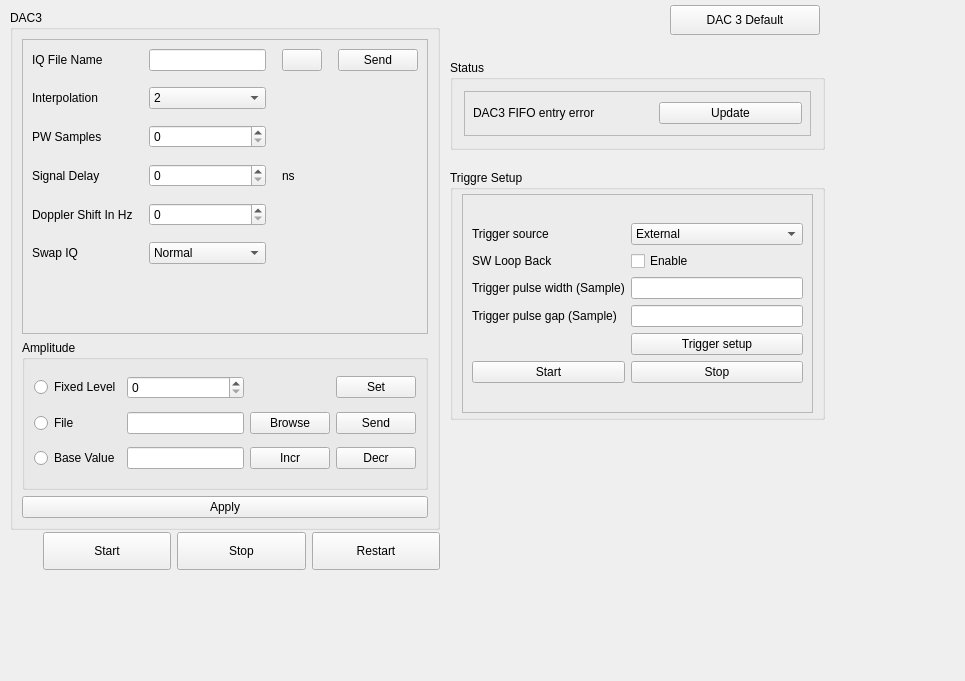
<?xml version="1.0" encoding="UTF-8"?>
<ui version="4.0">
 <class>RF</class>
 <widget class="QWidget" name="RF">
  <property name="geometry">
   <rect>
    <x>0</x>
    <y>0</y>
    <width>965</width>
    <height>681</height>
   </rect>
  </property>
  <property name="windowTitle">
   <string>Form</string>
  </property>
  <widget class="QGroupBox" name="groupBox_ddr_status_4">
   <property name="geometry">
    <rect>
     <x>1126</x>
     <y>330</y>
     <width>487</width>
     <height>228</height>
    </rect>
   </property>
   <property name="title">
    <string>Triggre Setup</string>
   </property>
   <layout class="QHBoxLayout" name="horizontalLayout_15">
    <property name="spacing">
     <number>4</number>
    </property>
    <property name="topMargin">
     <number>4</number>
    </property>
    <property name="bottomMargin">
     <number>4</number>
    </property>
    <item>
     <widget class="QFrame" name="frame_14">
      <property name="frameShape">
       <enum>QFrame::Shape::StyledPanel</enum>
      </property>
      <property name="frameShadow">
       <enum>QFrame::Shadow::Raised</enum>
      </property>
      <layout class="QVBoxLayout" name="verticalLayout_11">
       <property name="topMargin">
        <number>4</number>
       </property>
       <property name="bottomMargin">
        <number>4</number>
       </property>
       <item>
        <layout class="QGridLayout" name="gridLayout_15">
         <item row="4" column="3">
          <widget class="QPushButton" name="pushButton_31">
           <property name="text">
            <string>Trigger setup</string>
           </property>
          </widget>
         </item>
         <item row="0" column="0">
          <widget class="QLabel" name="label_trigger_source_3">
           <property name="text">
            <string>Trigger source</string>
           </property>
          </widget>
         </item>
         <item row="1" column="0">
          <widget class="QLabel" name="label_loop_back_enable_3">
           <property name="text">
            <string>SW Loop Back</string>
           </property>
          </widget>
         </item>
         <item row="1" column="3">
          <widget class="QCheckBox" name="checkBox_9">
           <property name="text">
            <string>Enable</string>
           </property>
          </widget>
         </item>
         <item row="2" column="3">
          <widget class="QLineEdit" name="lineEdit_trigger_pulse_width_3"/>
         </item>
         <item row="6" column="0">
          <widget class="QPushButton" name="pushButton_34">
           <property name="text">
            <string>Start</string>
           </property>
          </widget>
         </item>
         <item row="0" column="3">
          <widget class="QComboBox" name="comboBox_trigger_source_3">
           <item>
            <property name="text">
             <string>External</string>
            </property>
           </item>
           <item>
            <property name="text">
             <string>Internal</string>
            </property>
           </item>
          </widget>
         </item>
         <item row="6" column="3">
          <widget class="QPushButton" name="pushButton_35">
           <property name="text">
            <string>Stop</string>
           </property>
          </widget>
         </item>
         <item row="3" column="0">
          <widget class="QLabel" name="label_15">
           <property name="text">
            <string>Trigger pulse gap (Sample)</string>
           </property>
          </widget>
         </item>
         <item row="2" column="0">
          <widget class="QLabel" name="label_trigger_pulse_width_sample_3">
           <property name="text">
            <string>Trigger pulse width (Sample)</string>
           </property>
          </widget>
         </item>
         <item row="3" column="3">
          <widget class="QLineEdit" name="lineEdit_8"/>
         </item>
        </layout>
       </item>
      </layout>
     </widget>
    </item>
   </layout>
  </widget>
  <widget class="QPushButton" name="pushButton_3">
   <property name="geometry">
    <rect>
     <x>1126</x>
     <y>190</y>
     <width>178</width>
     <height>32</height>
    </rect>
   </property>
   <property name="text">
    <string>DAC 2 Default</string>
   </property>
  </widget>
  <widget class="QGroupBox" name="groupBox_ddr_status_5">
   <property name="geometry">
    <rect>
     <x>450</x>
     <y>170</y>
     <width>375</width>
     <height>250</height>
    </rect>
   </property>
   <property name="title">
    <string>Triggre Setup</string>
   </property>
   <layout class="QHBoxLayout" name="horizontalLayout_17">
    <property name="spacing">
     <number>4</number>
    </property>
    <property name="topMargin">
     <number>4</number>
    </property>
    <property name="bottomMargin">
     <number>4</number>
    </property>
    <item>
     <widget class="QFrame" name="frame_15">
      <property name="frameShape">
       <enum>QFrame::Shape::StyledPanel</enum>
      </property>
      <property name="frameShadow">
       <enum>QFrame::Shadow::Raised</enum>
      </property>
      <layout class="QVBoxLayout" name="verticalLayout_12">
       <property name="topMargin">
        <number>4</number>
       </property>
       <property name="bottomMargin">
        <number>4</number>
       </property>
       <item>
        <layout class="QGridLayout" name="gridLayout_17">
         <item row="4" column="3">
          <widget class="QPushButton" name="pushButton_32">
           <property name="text">
            <string>Trigger setup</string>
           </property>
          </widget>
         </item>
         <item row="0" column="0">
          <widget class="QLabel" name="label_trigger_source_4">
           <property name="text">
            <string>Trigger source</string>
           </property>
          </widget>
         </item>
         <item row="1" column="0">
          <widget class="QLabel" name="label_loop_back_enable_4">
           <property name="text">
            <string>SW Loop Back</string>
           </property>
          </widget>
         </item>
         <item row="1" column="3">
          <widget class="QCheckBox" name="checkBox_10">
           <property name="text">
            <string>Enable</string>
           </property>
          </widget>
         </item>
         <item row="2" column="3">
          <widget class="QLineEdit" name="lineEdit_trigger_pulse_width_4"/>
         </item>
         <item row="6" column="0">
          <widget class="QPushButton" name="pushButton_37">
           <property name="text">
            <string>Start</string>
           </property>
          </widget>
         </item>
         <item row="0" column="3">
          <widget class="QComboBox" name="comboBox_trigger_source_4">
           <item>
            <property name="text">
             <string>External</string>
            </property>
           </item>
           <item>
            <property name="text">
             <string>Internal</string>
            </property>
           </item>
          </widget>
         </item>
         <item row="6" column="3">
          <widget class="QPushButton" name="pushButton_38">
           <property name="text">
            <string>Stop</string>
           </property>
          </widget>
         </item>
         <item row="3" column="0">
          <widget class="QLabel" name="label_16">
           <property name="text">
            <string>Trigger pulse gap (Sample)</string>
           </property>
          </widget>
         </item>
         <item row="2" column="0">
          <widget class="QLabel" name="label_trigger_pulse_width_sample_4">
           <property name="text">
            <string>Trigger pulse width (Sample)</string>
           </property>
          </widget>
         </item>
         <item row="3" column="3">
          <widget class="QLineEdit" name="lineEdit_9"/>
         </item>
        </layout>
       </item>
      </layout>
     </widget>
    </item>
   </layout>
  </widget>
  <widget class="QGroupBox" name="groupBox_ddr_status_6">
   <property name="geometry">
    <rect>
     <x>450</x>
     <y>60</y>
     <width>375</width>
     <height>90</height>
    </rect>
   </property>
   <property name="title">
    <string>Status</string>
   </property>
   <layout class="QVBoxLayout" name="verticalLayout_13">
    <property name="leftMargin">
     <number>11</number>
    </property>
    <property name="topMargin">
     <number>11</number>
    </property>
    <property name="rightMargin">
     <number>11</number>
    </property>
    <property name="bottomMargin">
     <number>11</number>
    </property>
    <item>
     <widget class="QFrame" name="frame_2">
      <property name="frameShape">
       <enum>QFrame::Shape::StyledPanel</enum>
      </property>
      <property name="frameShadow">
       <enum>QFrame::Shadow::Raised</enum>
      </property>
      <layout class="QVBoxLayout" name="verticalLayout_14">
       <property name="leftMargin">
        <number>8</number>
       </property>
       <property name="topMargin">
        <number>5</number>
       </property>
       <property name="rightMargin">
        <number>8</number>
       </property>
       <property name="bottomMargin">
        <number>5</number>
       </property>
       <item>
        <layout class="QGridLayout" name="gridLayout_16">
         <item row="0" column="1">
          <widget class="QLabel" name="label_dac_fifo_entery_error_led_2">
           <property name="sizePolicy">
            <sizepolicy hsizetype="Fixed" vsizetype="Fixed">
             <horstretch>0</horstretch>
             <verstretch>0</verstretch>
            </sizepolicy>
           </property>
           <property name="maximumSize">
            <size>
             <width>30</width>
             <height>30</height>
            </size>
           </property>
           <property name="text">
            <string/>
           </property>
           <property name="pixmap">
            <pixmap resource="TargetEchoGen.qrc">:/images/led-circle-grey.png</pixmap>
           </property>
           <property name="scaledContents">
            <bool>true</bool>
           </property>
          </widget>
         </item>
         <item row="0" column="2">
          <widget class="QPushButton" name="pushButton_36">
           <property name="text">
            <string>Update</string>
           </property>
          </widget>
         </item>
         <item row="0" column="0">
          <widget class="QLabel" name="label_dac_fifo_entery_error_2">
           <property name="text">
            <string>DAC3 FIFO entry error</string>
           </property>
          </widget>
         </item>
        </layout>
       </item>
      </layout>
     </widget>
    </item>
   </layout>
  </widget>
  <widget class="QPushButton" name="pushButton">
   <property name="geometry">
    <rect>
     <x>670</x>
     <y>5</y>
     <width>150</width>
     <height>30</height>
    </rect>
   </property>
   <property name="text">
    <string>DAC 3 Default</string>
   </property>
  </widget>
  <widget class="QGroupBox" name="groupBox_dac_setup_if_mode_2">
   <property name="geometry">
    <rect>
     <x>10</x>
     <y>10</y>
     <width>430</width>
     <height>520</height>
    </rect>
   </property>
   <property name="title">
    <string>DAC3</string>
   </property>
   <layout class="QVBoxLayout" name="verticalLayout_6">
    <item>
     <widget class="QFrame" name="frame_7">
      <property name="minimumSize">
       <size>
        <width>0</width>
        <height>259</height>
       </size>
      </property>
      <property name="frameShape">
       <enum>QFrame::Shape::StyledPanel</enum>
      </property>
      <property name="frameShadow">
       <enum>QFrame::Shadow::Raised</enum>
      </property>
      <layout class="QHBoxLayout" name="horizontalLayout_16">
       <property name="spacing">
        <number>16</number>
       </property>
       <item>
        <layout class="QVBoxLayout" name="verticalLayout_2">
         <item>
          <layout class="QGridLayout" name="gridLayout_4">
           <item row="8" column="3">
            <widget class="QLabel" name="label_29">
             <property name="text">
              <string/>
             </property>
            </widget>
           </item>
           <item row="6" column="0">
            <widget class="QLabel" name="label_signal_delay_ch1_2">
             <property name="text">
              <string>Doppler Shift In Hz</string>
             </property>
            </widget>
           </item>
           <item row="3" column="1">
            <widget class="QComboBox" name="comboBox_4">
             <item>
              <property name="text">
               <string>2</string>
              </property>
             </item>
             <item>
              <property name="text">
               <string>4</string>
              </property>
             </item>
             <item>
              <property name="text">
               <string>8</string>
              </property>
             </item>
            </widget>
           </item>
           <item row="0" column="0">
            <widget class="QLabel" name="label_iq_data_channel1_2">
             <property name="text">
              <string>IQ File Name</string>
             </property>
            </widget>
           </item>
           <item row="3" column="0">
            <widget class="QLabel" name="label_interpolation_2">
             <property name="text">
              <string>Interpolation</string>
             </property>
            </widget>
           </item>
           <item row="0" column="1">
            <widget class="QLineEdit" name="lineEdit_7"/>
           </item>
           <item row="6" column="1">
            <widget class="QSpinBox" name="spinBox_7"/>
           </item>
           <item row="4" column="0">
            <widget class="QLabel" name="label_pulse_with_sample_ch1_2">
             <property name="text">
              <string>PW Samples</string>
             </property>
            </widget>
           </item>
           <item row="5" column="1">
            <widget class="QSpinBox" name="spinBox_10"/>
           </item>
           <item row="7" column="0">
            <widget class="QLabel" name="label_iq_data_channel2_2">
             <property name="text">
              <string>Swap IQ</string>
             </property>
            </widget>
           </item>
           <item row="5" column="0">
            <widget class="QLabel" name="label_pulse_with_sample_ch_2">
             <property name="text">
              <string>Signal Delay </string>
             </property>
            </widget>
           </item>
           <item row="5" column="2">
            <widget class="QLabel" name="label_17">
             <property name="text">
              <string>ns</string>
             </property>
            </widget>
           </item>
           <item row="0" column="2">
            <widget class="QPushButton" name="pushButton_12">
             <property name="text">
              <string/>
             </property>
             <property name="icon">
              <iconset resource="TargetEchoGen.qrc">
               <normaloff>:/images/file-browser-icon-23.jpg</normaloff>:/images/file-browser-icon-23.jpg</iconset>
             </property>
            </widget>
           </item>
           <item row="0" column="3">
            <widget class="QPushButton" name="pushButton_6">
             <property name="text">
              <string>Send</string>
             </property>
            </widget>
           </item>
           <item row="8" column="0">
            <widget class="QLabel" name="label">
             <property name="text">
              <string/>
             </property>
            </widget>
           </item>
           <item row="8" column="1">
            <widget class="QLabel" name="label_18">
             <property name="text">
              <string/>
             </property>
            </widget>
           </item>
           <item row="7" column="1">
            <widget class="QComboBox" name="comboBox_6">
             <item>
              <property name="text">
               <string>Normal</string>
              </property>
             </item>
             <item>
              <property name="text">
               <string>Swap</string>
              </property>
             </item>
            </widget>
           </item>
           <item row="4" column="1">
            <widget class="QSpinBox" name="spinBox_8"/>
           </item>
           <item row="9" column="0">
            <widget class="QLabel" name="label_30">
             <property name="text">
              <string/>
             </property>
            </widget>
           </item>
           <item row="9" column="1">
            <widget class="QLabel" name="label_31">
             <property name="text">
              <string/>
             </property>
            </widget>
           </item>
           <item row="9" column="3">
            <widget class="QLabel" name="label_32">
             <property name="text">
              <string/>
             </property>
            </widget>
           </item>
          </layout>
         </item>
        </layout>
       </item>
      </layout>
     </widget>
    </item>
    <item>
     <widget class="QGroupBox" name="groupBox_6">
      <property name="title">
       <string>Amplitude</string>
      </property>
      <layout class="QHBoxLayout" name="horizontalLayout_22">
       <item>
        <layout class="QGridLayout" name="gridLayout_18">
         <item row="1" column="3">
          <widget class="QPushButton" name="pushButton_13">
           <property name="text">
            <string>Send</string>
           </property>
          </widget>
         </item>
         <item row="0" column="1">
          <widget class="QSpinBox" name="spinBox_2"/>
         </item>
         <item row="2" column="3">
          <widget class="QPushButton" name="pushButton_27">
           <property name="text">
            <string>Decr</string>
           </property>
          </widget>
         </item>
         <item row="2" column="0">
          <widget class="QRadioButton" name="radioButton_4">
           <property name="text">
            <string>Base Value</string>
           </property>
          </widget>
         </item>
         <item row="1" column="0">
          <widget class="QRadioButton" name="radioButton_5">
           <property name="text">
            <string>File</string>
           </property>
          </widget>
         </item>
         <item row="2" column="1">
          <widget class="QLineEdit" name="lineEdit_11"/>
         </item>
         <item row="2" column="2">
          <widget class="QPushButton" name="pushButton_39">
           <property name="text">
            <string>Incr</string>
           </property>
          </widget>
         </item>
         <item row="1" column="1">
          <widget class="QLineEdit" name="lineEdit_12"/>
         </item>
         <item row="0" column="0">
          <widget class="QRadioButton" name="radioButton_6">
           <property name="text">
            <string>Fixed Level</string>
           </property>
          </widget>
         </item>
         <item row="0" column="3">
          <widget class="QPushButton" name="pushButton_44">
           <property name="text">
            <string>Set</string>
           </property>
          </widget>
         </item>
         <item row="1" column="2">
          <widget class="QPushButton" name="pushButton_45">
           <property name="text">
            <string>Browse</string>
           </property>
          </widget>
         </item>
        </layout>
       </item>
      </layout>
     </widget>
    </item>
    <item>
     <widget class="QPushButton" name="pushButton_46">
      <property name="text">
       <string>Apply</string>
      </property>
     </widget>
    </item>
   </layout>
  </widget>
  <widget class="QWidget" name="layoutWidget">
   <property name="geometry">
    <rect>
     <x>43</x>
     <y>532</y>
     <width>397</width>
     <height>38</height>
    </rect>
   </property>
   <layout class="QHBoxLayout" name="horizontalLayout_8">
    <item>
     <widget class="QPushButton" name="pushButton_40">
      <property name="sizePolicy">
       <sizepolicy hsizetype="Preferred" vsizetype="Preferred">
        <horstretch>0</horstretch>
        <verstretch>0</verstretch>
       </sizepolicy>
      </property>
      <property name="text">
       <string>Start</string>
      </property>
     </widget>
    </item>
    <item>
     <widget class="QPushButton" name="pushButton_41">
      <property name="sizePolicy">
       <sizepolicy hsizetype="Preferred" vsizetype="Preferred">
        <horstretch>0</horstretch>
        <verstretch>0</verstretch>
       </sizepolicy>
      </property>
      <property name="text">
       <string>Stop</string>
      </property>
     </widget>
    </item>
    <item>
     <widget class="QPushButton" name="pushButton_42">
      <property name="sizePolicy">
       <sizepolicy hsizetype="Preferred" vsizetype="Preferred">
        <horstretch>0</horstretch>
        <verstretch>0</verstretch>
       </sizepolicy>
      </property>
      <property name="text">
       <string>Restart</string>
      </property>
     </widget>
    </item>
   </layout>
  </widget>
 </widget>
 <resources>
  <include location="TargetEchoGen.qrc"/>
 </resources>
 <connections/>
</ui>
